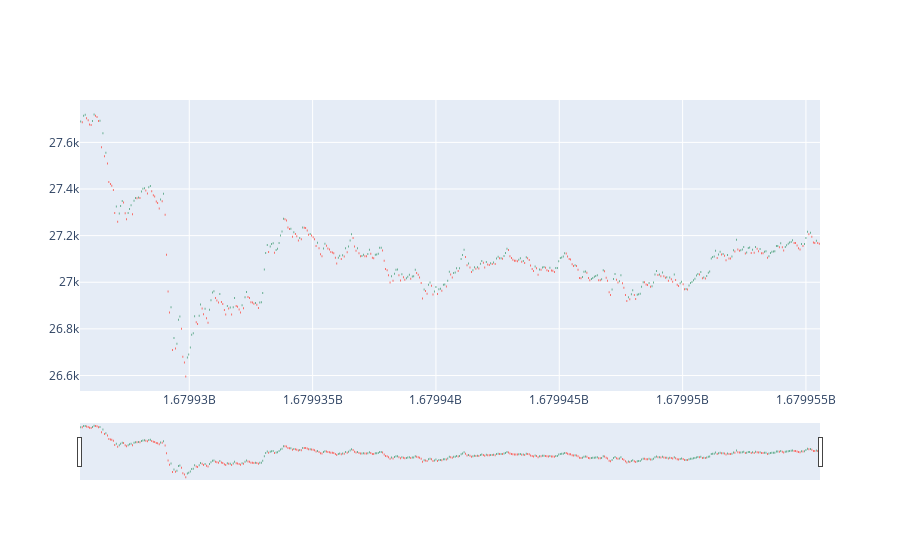

Source (notebook cell):
### Code cell
import plotly.graph_objects as go
import requests
import pandas as pd

# URL de la API de Binance para obtener el precio de BTC/USDT cada minuto
url = 'https://api.binance.com/api/v3/klines?symbol=BTCUSDT&interval=1m'

# Realizar solicitud GET a la API
response = requests.get(url)

# Obtener los precios y fechas de los datos recibidos
prices = []
dates = []
for kline in response.json():
    prices.append(float(kline[4]))
    dates.append(kline[0])

# Convertir las fechas a un formato legible
dates = [date/1000 for date in dates]

# Crear un gráfico de barras con plotly
fig = go.Figure(data=[go.Candlestick(x=dates, open=prices, high=prices, low=prices, close=prices)])

# cargar datos en un dataframe de Pandas
df = pd.DataFrame({'Close': prices, 'Dates': dates})

# Mostrar el gráfico en una ventana emergente
fig.show()

### Figure 1 — Plotly figure (JSON) as saved in the notebook; plotly's stock layout.template omitted (floating-point values rounded to 4 significant figures; data arrays with more than 128 entries replaced by an {"elided": "..."} marker saying what was removed)
{"data": [{"close": {"elided": "500 float values"}, "high": {"elided": "500 float values"}, "low": {"elided": "500 float values"}, "open": {"elided": "500 float values"}, "type": "candlestick", "x": {"elided": "500 int values"}}], "layout": {}}
